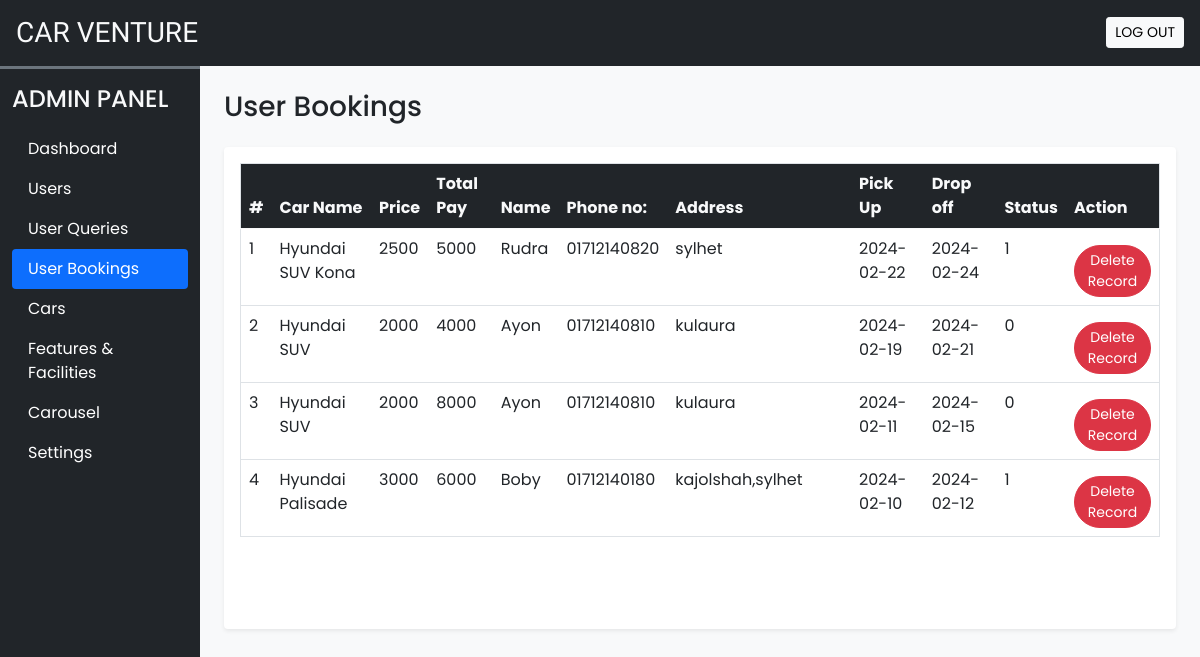
Screenshot of /admin/user_bookings.php (signed in) with the database file from the repository.
### tables this page shows
CREATE TABLE `booking_details` (
  `sr_no` int(11) NOT NULL,
  `car_name` varchar(100) NOT NULL,
  `price` int(11) NOT NULL,
  `total_pay` int(11) NOT NULL,
  `user_name` varchar(100) NOT NULL,
  `phonenum` varchar(100) NOT NULL,
  `address` varchar(150) NOT NULL,
  `pickup` date NOT NULL,
  `dropoff` date NOT NULL,
  `status` tinyint(11) NOT NULL DEFAULT 1,
  `datentime` datetime NOT NULL DEFAULT current_timestamp()
);

### admin/user_bookings.php (the view, shortened to what this page needs)
<!DOCTYPE html>
<html lang="en">
<head>
    <?php require ('inc/links.php');?>
</head>
<body class="bg-light">
    <?php require ('inc/header.php');?>
    <div class="container-fluid" id="main-content">
        <div class="row">
            <div class="col-lg-10 ms-auto p-4 overflow-hidden">
                <h3 class="mb-4">User Bookings</h3>
                <div class="card border-0 shadow-sm mb-4">
                    <div class="card-body">
                        <div class="table-responsive-md" style="height: 450px; overflow-y: scroll;">
                            <table class="table table-hover border">
                                <thead class="sticky-top">
                                    <tr class="bg-dark text-light">
                                        <th scope="col">#</th>
                                        <th scope="col">Car Name</th>
                                        <th scope="col">Price</th>
                                        <th scope="col">Total Pay</th>
                                        <th scope="col">Name</th>
                                        <th scope="col">Phone no:</th>
                                        <th scope="col" width="20%">Address</th>
                                        <th scope="col">Pick Up</th>
                                        <th scope="col">Drop off</th>
                                        <th scope="col">Status</th>
                                        <th scope="col">Action</th>
                                    </tr>
                                </thead>
                                <tbody>
                                    <?php
                                     $q= "SELECT * FROM `booking_details` ORDER BY `sr_no` DESC";
                                     $data = mysqli_query($con,$q);
                                     $i=1;
                                     while($row = mysqli_fetch_assoc($data)){
                                        $delete ='';
                                         $delete.="<a href='?del=$row[sr_no]' class='btn btn-sm rounded-pill btn-danger mt-2'>Delete Record</a>";
                                        echo<<<query
                                          <tr>
                                           <td>$i</td>
                                           <td>$row[car_name]</td>
                                           <td>$row[price]</td>
                                           <td>$row[total_pay]</td>
                                           <td>$row[user_name]</td>
                                           <td>$row[phonenum]</td>
                                           <td>$row[address]</td>
                                           <td>$row[pickup]</td>
                                           <td>$row[dropoff]</td>
                                           <td>$row[status]</td>
                                           <td>$delete</td>
                                          </tr>
                                        query;
                                        $i++;
                                     }
                                    ?>
                                </tbody>
                            </table>
                        </div>
                    </div>
                </div>
            </div>
        </div>
    </div>
</body>
</html>

### admin/css/common.css (style rules this page uses)
:root { --teal: #2ec1ac; --teal_hover: #279e8c; }
* { font-family: 'Poppins', sans-serif; }

### rows the page displays
booking_details: car_name "Hyundai SUV Kona", price "2500", total_pay "5000", user_name "Rudra", phonenum "01712140820", address "sylhet", pickup "2024-02-22", dropoff "2024-02-24", status "1"
booking_details: car_name "Hyundai SUV", price "2000", total_pay "4000", user_name "Ayon", phonenum "01712140810", address "kulaura", pickup "2024-02-19", dropoff "2024-02-21", status "0"
booking_details: car_name "Hyundai SUV", price "2000", total_pay "8000", user_name "Ayon", phonenum "01712140810", address "kulaura", pickup "2024-02-11", dropoff "2024-02-15", status "0"
booking_details: car_name "Hyundai Palisade", price "3000", total_pay "6000", user_name "Boby", phonenum "01712140180", address "kajolshah,sylhet", pickup "2024-02-10", dropoff "2024-02-12", status "1"
